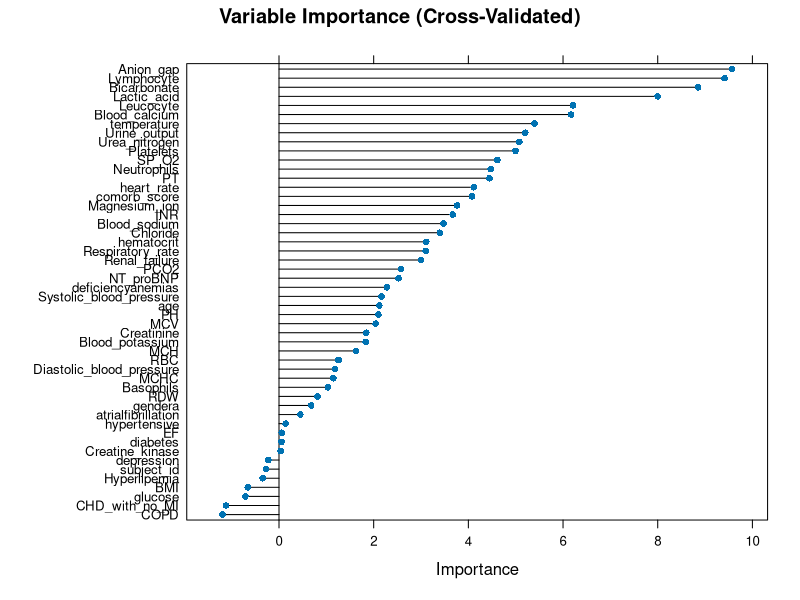
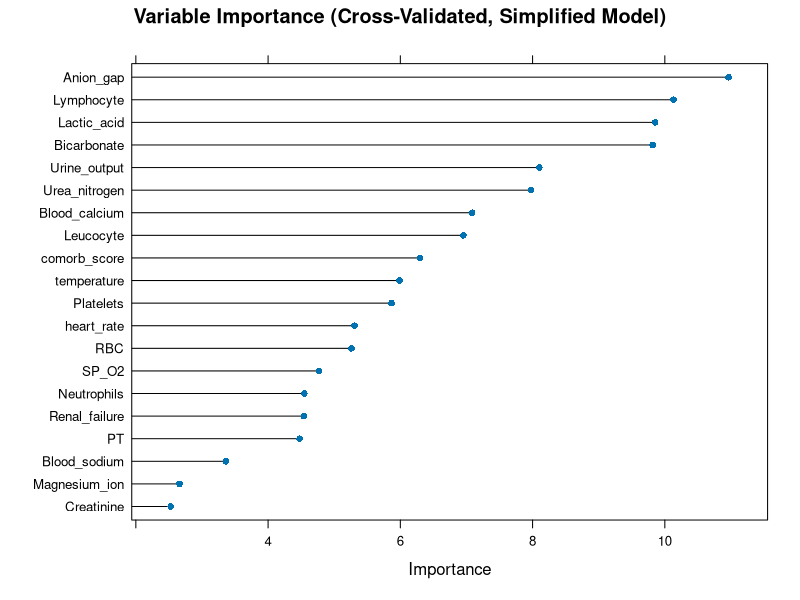
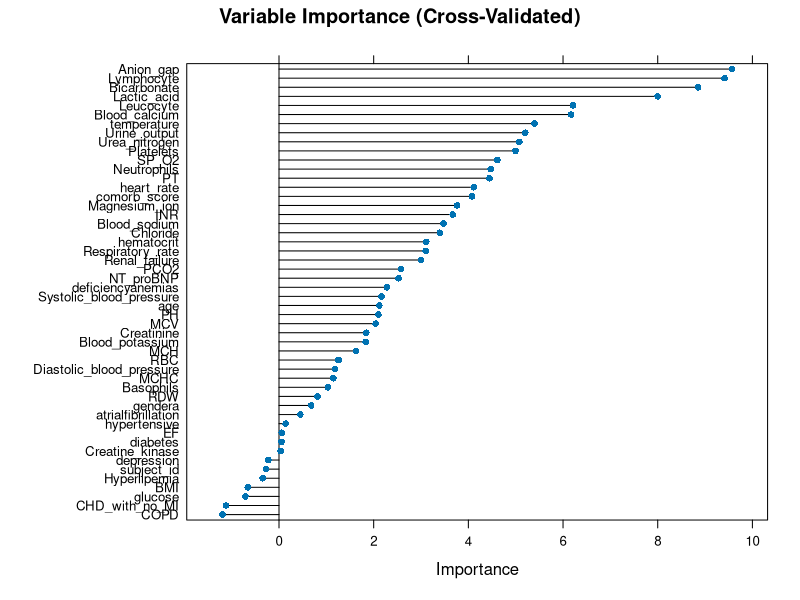
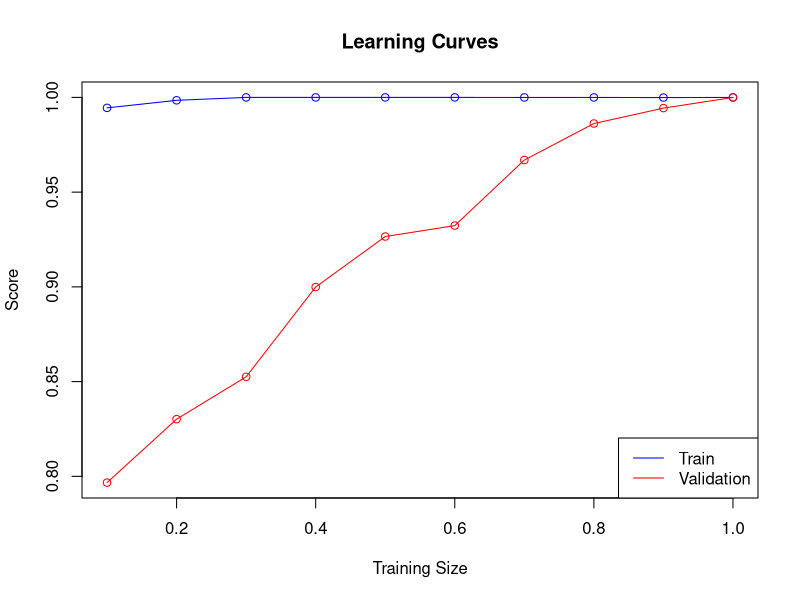

R code for these plots, in order:
## ---- chunk 1
# Load necessary libraries
library(data.table)
library(randomForest)
library(caret)
library(pROC)

# Load the dataset
RF_impute_df <- fread("RF_imputation_NEW.csv")

# Subset the data to exclude unnecessary columns
RF_complete_df <- subset(RF_impute_df, select = -c(deathtime, survival_time, LOS, Unnamed_0, V1, admittime, ID, group, tLOS))

# Ensure the outcome variable is included and properly named
if (!("outcome" %in% names(RF_complete_df))) {
  stop("The 'outcome' column does not exist in the dataframe.")
}

# Ensure the outcome variable has valid factor levels
RF_complete_df$outcome <- factor(RF_complete_df$outcome, levels = unique(RF_complete_df$outcome), labels = make.names(unique(RF_complete_df$outcome)))

# Print the column names to verify
cat("Column names in the dataset:\n")
print(names(RF_complete_df))

# Prepare the predictor matrix and outcome variable
x_rf <- as.matrix(RF_complete_df[, setdiff(names(RF_complete_df), "outcome"), with = FALSE])
y_rf <- RF_complete_df$outcome

# Set seed for reproducibility
set.seed(510)

# Define cross-validation control
train_control <- trainControl(
  method = "cv",
  number = 10,
  classProbs = TRUE,
  summaryFunction = twoClassSummary,
  savePredictions = "final"
)

# Define the grid for hyperparameter tuning
tune_grid <- expand.grid(
  mtry = 10  # Number of variables randomly sampled as candidates at each split
)

# Train the Random Forest model using cross-validation with the specified parameters
rf_cv_model <- train(
  x = x_rf, 
  y = y_rf,
  method = "rf",
  trControl = train_control,
  tuneGrid = tune_grid,
  metric = "ROC",
  importance = TRUE,
  ntree = 500,  # Number of trees
  nodesize = 10  # Minimum size of terminal nodes
)

# Print the results of the cross-validation
print(rf_cv_model)

# Extract the cross-validated AUC
auc <- rf_cv_model$results$ROC[rf_cv_model$results$ROC == max(rf_cv_model$results$ROC)]
cat("Cross-validated AUC:", auc, "\n")

# Predict on the test data (if you have a separate test set)
# Here we use the cross-validated predictions
predictions <- rf_cv_model$pred$pred
probs <- rf_cv_model$pred[, make.names(levels(y_rf)[2])]  # Assuming the positive class is the second level

# Calculate log-loss
log_loss <- function(y_true, y_prob) {
  epsilon <- 1e-15
  y_prob <- pmax(epsilon, pmin(1 - epsilon, y_prob))
  -mean(y_true * log(y_prob) + (1 - y_true) * log(1 - y_prob))
}

# Convert factor levels to 0 and 1 for log-loss calculation
y_true <- ifelse(rf_cv_model$pred$obs == levels(y_rf)[2], 1, 0)
log_loss_value <- log_loss(y_true, probs)
cat("Cross-validated log-loss:", log_loss_value, "\n")

# Extract feature importances correctly
importance_rf <- varImp(rf_cv_model, scale = FALSE)
importance_values <- importance_rf$importance[, 1]  # Extract importance values

# Print feature importances
cat("Feature importances from Random Forest (cross-validated):\n")
print(importance_values)

# Plot feature importances
plot(importance_rf, main = "Variable Importance (Cross-Validated)")

# Select important features based on a threshold
important_vars <- rownames(importance_rf$importance)[importance_values > mean(importance_values)]
cat("Selected important variables:\n")
print(important_vars)


## ---- chunk 2
# Load necessary libraries
library(data.table)
library(randomForest)
library(caret)
library(pROC)

# Load the dataset
RF_impute_df <- fread("RF_imputation_NEW.csv")

# Subset the data to include only selected important variables and outcome
important_features <- c("Renal_failure", "heart_rate", "temperature", "SP_O2", "Urine_output", "RBC", "Leucocyte", "Platelets", 
                        "Neutrophils", "Lymphocyte", "PT", "Creatinine", "Urea_nitrogen", "Blood_sodium", "Blood_calcium", 
                        "Anion_gap", "Magnesium_ion", "Bicarbonate", "Lactic_acid", "comorb_score", "outcome")
RF_simplified_df <- RF_impute_df[, ..important_features]

# Ensure the outcome variable has valid factor levels
RF_simplified_df$outcome <- factor(RF_simplified_df$outcome, levels = unique(RF_simplified_df$outcome), labels = make.names(unique(RF_simplified_df$outcome)))

# Prepare the predictor matrix and outcome variable
x_simplified <- as.matrix(RF_simplified_df[, -"outcome", with = FALSE])
y_simplified <- RF_simplified_df$outcome

# Set seed for reproducibility
set.seed(510)

# Define cross-validation control
train_control <- trainControl(
  method = "cv",
  number = 10,
  classProbs = TRUE,
  summaryFunction = twoClassSummary,
  savePredictions = "final"
)

# Train the Random Forest model using cross-validation with the simplified dataset
rf_cv_model_simplified <- train(
  x = x_simplified, 
  y = y_simplified,
  method = "rf",
  trControl = train_control,
  metric = "ROC",
  importance = TRUE,
  ntree = 500,  # Number of trees
  nodesize = 10,  # Minimum size of terminal nodes
  tuneGrid = expand.grid(mtry = 10)  # Number of variables randomly sampled as candidates at each split
)

# Print the results of the cross-validation
print(rf_cv_model_simplified)

# Extract the cross-validated AUC
auc_simplified <- rf_cv_model_simplified$results$ROC[rf_cv_model_simplified$results$ROC == max(rf_cv_model_simplified$results$ROC)]
cat("Cross-validated AUC for simplified model:", auc_simplified, "\n")

# Predict on the test data (if you have a separate test set)
# Here we use the cross-validated predictions
predictions_simplified <- rf_cv_model_simplified$pred$pred
probs_simplified <- rf_cv_model_simplified$pred[, make.names(levels(y_simplified)[2])]  # Assuming the positive class is the second level

# Calculate log-loss
log_loss <- function(y_true, y_prob) {
  epsilon <- 1e-15
  y_prob <- pmax(epsilon, pmin(1 - epsilon, y_prob))
  -mean(y_true * log(y_prob) + (1 - y_true) * log(1 - y_prob))
}

# Convert factor levels to 0 and 1 for log-loss calculation
y_true_simplified <- ifelse(rf_cv_model_simplified$pred$obs == levels(y_simplified)[2], 1, 0)
log_loss_value_simplified <- log_loss(y_true_simplified, probs_simplified)
cat("Cross-validated log-loss for simplified model:", log_loss_value_simplified, "\n")

# Extract feature importances for the simplified model
importance_rf_simplified <- varImp(rf_cv_model_simplified, scale = FALSE)

# Print feature importances for the simplified model
cat("Feature importances from Random Forest (simplified model):\n")
print(importance_rf_simplified)

# Plot feature importances for the simplified model
plot(importance_rf_simplified, main = "Variable Importance (Cross-Validated, Simplified Model)")

## ---- chunk 3
# Load necessary libraries
library(data.table)
library(randomForest)
library(caret)
library(pROC)

# Load the dataset
RF_impute_df <- fread("RF_imputation_NEW.csv")

# Subset the data to exclude unnecessary columns
RF_complete_df <- subset(RF_impute_df, select = -c(deathtime, survival_time, LOS, Unnamed_0, V1, admittime, ID, group, tLOS))

# Ensure the outcome variable is included and properly named
if (!("outcome" %in% names(RF_complete_df))) {
  stop("The 'outcome' column does not exist in the dataframe.")
}

# Ensure the outcome variable has valid factor levels
RF_complete_df$outcome <- factor(RF_complete_df$outcome, levels = unique(RF_complete_df$outcome), labels = make.names(unique(RF_complete_df$outcome)))

# Print the column names to verify
cat("Column names in the dataset:\n")
print(names(RF_complete_df))

# Prepare the predictor matrix and outcome variable
x_rf <- as.matrix(RF_complete_df[, setdiff(names(RF_complete_df), "outcome"), with = FALSE])
y_rf <- RF_complete_df$outcome

# Set seed for reproducibility
set.seed(510)

# Define cross-validation control
train_control <- trainControl(
  method = "cv",
  number = 10,
  classProbs = TRUE,
  summaryFunction = twoClassSummary,
  savePredictions = "final"
)

# Define the grid for hyperparameter tuning
tune_grid <- expand.grid(
  mtry = 10  # Number of variables randomly sampled as candidates at each split
)

# Train the Random Forest model using cross-validation with the specified parameters
rf_cv_model <- train(
  x = x_rf, 
  y = y_rf,
  method = "rf",
  trControl = train_control,
  tuneGrid = tune_grid,
  metric = "ROC",
  importance = TRUE,
  ntree = 500,  # Number of trees
  nodesize = 10  # Minimum size of terminal nodes
)

# Print the results of the cross-validation
print(rf_cv_model)

# Extract the cross-validated AUC
auc <- rf_cv_model$results$ROC[rf_cv_model$results$ROC == max(rf_cv_model$results$ROC)]
cat("Cross-validated AUC:", auc, "\n")

# Predict on the cross-validated data
predictions <- rf_cv_model$pred$pred
probs <- rf_cv_model$pred[, make.names(levels(y_rf)[2])]  # Assuming the positive class is the second level

# Calculate log-loss
log_loss <- function(y_true, y_prob) {
  epsilon <- 1e-15
  y_prob <- pmax(epsilon, pmin(1 - epsilon, y_prob))
  -mean(y_true * log(y_prob) + (1 - y_true) * log(1 - y_prob))
}

# Convert factor levels to 0 and 1 for log-loss calculation
y_true <- ifelse(rf_cv_model$pred$obs == levels(y_rf)[2], 1, 0)
log_loss_value <- log_loss(y_true, probs)
cat("Cross-validated log-loss:", log_loss_value, "\n")

# Extract feature importances correctly
importance_rf <- varImp(rf_cv_model, scale = FALSE)
importance_values <- importance_rf$importance[, 1]  # Extract importance values

# Print feature importances
cat("Feature importances from Random Forest (cross-validated):\n")
print(importance_values)

# Plot feature importances
plot(importance_rf, main = "Variable Importance (Cross-Validated)")

# Select important features based on a threshold
important_vars <- rownames(importance_rf$importance)[importance_values > mean(importance_values)]
cat("Selected important variables:\n")
print(important_vars)

# Confusion matrix for cross-validated predictions
conf_matrix <- confusionMatrix(predictions, rf_cv_model$pred$obs)
print(conf_matrix)

# Function to plot learning curves
plot_learning_curve <- function(train_sizes, train_scores, test_scores) {
  plot(train_sizes, train_scores, type = "o", col = "blue", ylim = range(c(train_scores, test_scores)), xlab = "Training Size", ylab = "Score", main = "Learning Curves")
  lines(train_sizes, test_scores, type = "o", col = "red")
  legend("bottomright", legend = c("Train", "Validation"), col = c("blue", "red"), lty = 1)
}

# Generate learning curves
train_sizes <- seq(0.1, 1.0, by = 0.1)
train_scores <- numeric(length(train_sizes))
test_scores <- numeric(length(train_sizes))

for (i in seq_along(train_sizes)) {
  train_size <- train_sizes[i]
  train_idx <- createDataPartition(y_rf, p = train_size, list = FALSE)
  x_train_part <- x_rf[train_idx, ]
  y_train_part <- y_rf[train_idx]
  
  rf_partial_model <- randomForest(x = x_train_part, y = as.factor(y_train_part), mtry = 10, ntree = 500, nodesize = 10)
  
  train_pred <- predict(rf_partial_model, newdata = x_train_part, type = "prob")[, 2]
  test_pred <- predict(rf_partial_model, newdata = x_rf, type = "prob")[, 2]
  
  # Calculate AUC for training and test sets
  train_scores[i] <- roc(y_train_part, train_pred)$auc
  test_scores[i] <- roc(y_rf, test_pred)$auc
}

# Plot learning curves
plot_learning_curve(train_sizes, train_scores, test_scores)
cat("Training AUCs:", train_scores, "\n")
cat("Validation AUCs:", test_scores, "\n")

# Calculate log-loss for different training sizes
train_log_loss <- numeric(length(train_sizes))
test_log_loss <- numeric(length(train_sizes))

for (i in seq_along(train_sizes)) {
  train_size <- train_sizes[i]
  train_idx <- createDataPartition(y_rf, p = train_size, list = FALSE)
  x_train_part <- x_rf[train_idx, ]
  y_train_part <- y_rf[train_idx]
  
  rf_partial_model <- randomForest(x = x_train_part, y = as.factor(y_train_part), mtry = 10, ntree = 500, nodesize = 10)
  
  train_pred <- predict(rf_partial_model, newdata = x_train_part, type = "prob")[, 2]
  test_pred <- predict(rf_partial_model, newdata = x_rf, type = "prob")[, 2]
  
  train_log_loss[i] <- log_loss(ifelse(y_train_part == levels(y_rf)[2], 1, 0), train_pred)
  test_log_loss[i] <- log_loss(ifelse(y_rf == levels(y_rf)[2], 1, 0), test_pred)
}

cat("Training Log-loss:", train_log_loss, "\n")
cat("Validation Log-loss:", test_log_loss, "\n")


